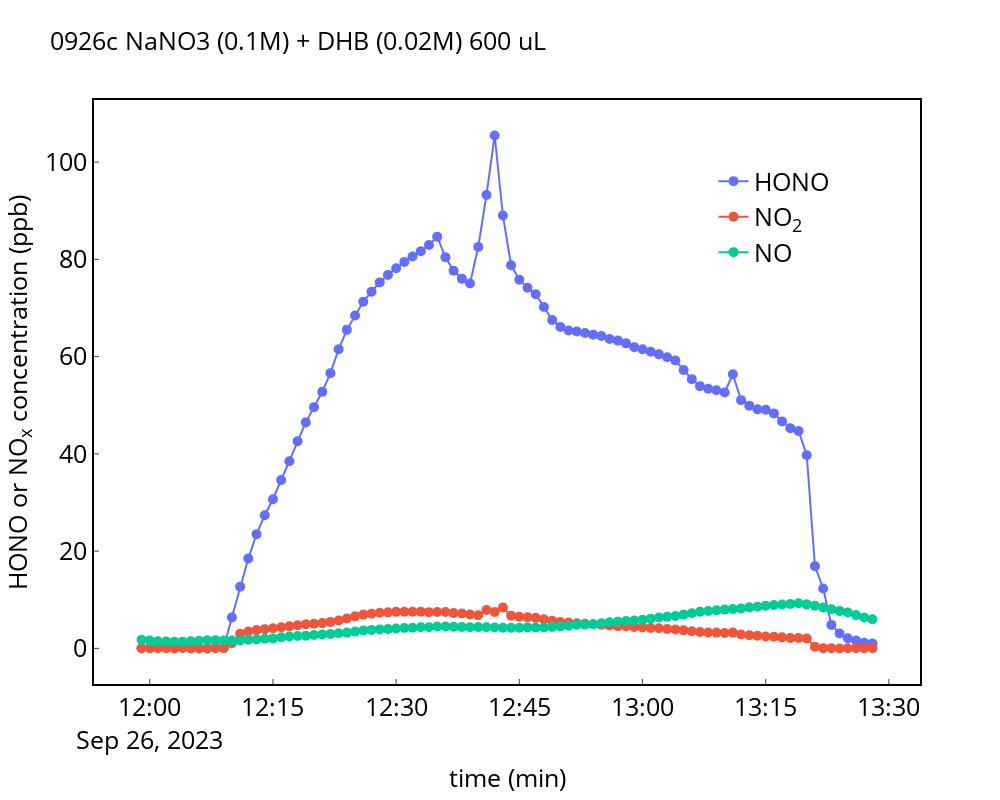

The notebook cell saved with this chart:
### Code cell
df=pd.merge(pd.merge(pd.merge(df_hono_icad,df_no2_icad,on='date_time'),df_nox_t200,on='date_time'),df_rh,on='date_time')
# df=pd.merge(pd.merge(df_hono_icad,df_no2_icad,on='date_time'),df_nox_t200,on='date_time')

# correct HONO background
print(df[df['date_time'] == '2023-09-26 09:21:00'])

# df.hono=df.hono-df.hono[46:76].mean()
time_start=216-10
# df=df[time_start:time_start+10+41+10]
df=df[time_start:time_start+90]

x_minutes=(df['date_time'] - df['date_time'][time_start]).dt.total_seconds().div(60).astype(int)
df['x_minutes']=x_minutes

fig_1= go.Figure()
fig_1.add_trace(go.Scatter(x= df.date_time,y=df.hono,yaxis = "y1",mode='markers+lines',marker_size=10,line_width=2,name="HONO"))
fig_1.add_trace(go.Scatter(x= df.date_time,y=df.no2,yaxis = "y1",mode='markers+lines',marker_size=10,line_width=2,name="NO<sub>2</sub>"))
fig_1.add_trace(go.Scatter(x= df.date_time,y=df.no,yaxis = "y1",mode='markers+lines',marker_size=10,line_width=2,name="NO"))
# fig_1.add_trace(go.Scatter(x= df.date_time,y=df.no+df.no2+df.hono,yaxis = "y1",mode='markers+lines',marker_size=10,line_width=2,name="no"))
fig_1.update_layout(title='0926c NaNO3 (0.1M) + DHB (0.02M) 600 uL',titlefont=dict(color="black",size=25))
# fig_1.update_layout( bargap=0)
fig_1.update_layout(
  plot_bgcolor = 'white',paper_bgcolor = 'white',autosize=False,width=1000, height=800,
    xaxis=dict( title="time (min)",titlefont=dict(color="black",size=25),showline=True, mirror= True,tickfont=dict(color='black',size=25 ),linecolor="black", linewidth=2,ticks='inside'),
    yaxis=dict( title='HONO or NO<sub>x</sub> concentration (ppb)', 
              #  range=[-2,100],
               titlefont=dict(color="black",size=25),mirror= True,tickfont=dict(color='black',size=25 ),linecolor="black", linewidth=2,ticks='inside'),
    yaxis2=dict(title='',titlefont=dict(color="black",size=25),tickfont=dict(color="black" ,size=25),ticks='inside',anchor="free",overlaying="y", side="right", position=1, linecolor="black", linewidth=2,showticklabels = True) )
fig_1.update_layout(legend=dict(yanchor="top",y=0.9 ,xanchor="left",x=0.75,  font=dict( size=25,color="black")))
fig_1.update_layout(xaxis=dict(showgrid=False),
              yaxis=dict(showgrid=False)
)

# fig_1.add_vrect(
#     x0=11, x1=11+32,
#     fillcolor="yellow", opacity=0.3,
#     layer="below", line_width=0,
# )

config = {'displayModeBar': True}

fig_1.show(config=config)
# fig_1.to_image('3.jpeg')
